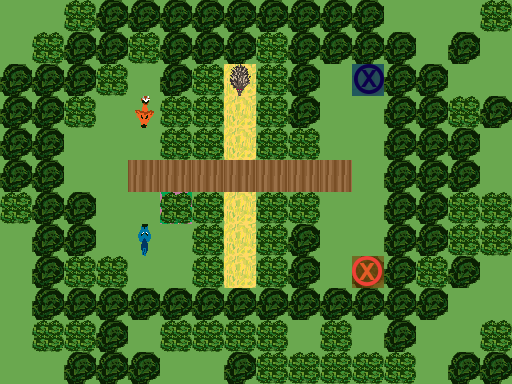

Below is a game level as drawn by its tile map, then a one-line description and the .tmx file that defines it, in full:
An orthogonal 16x12 tile map with 32x32 px tiles, 3 tile layers (Ground, Obstacles, Objects), 1 hidden layer not drawn.

<map version="1.0" orientation="orthogonal" renderorder="right-down" width="16" height="12" tilewidth="32" tileheight="32" nextobjectid="1">
 <tileset firstgid="1" name="TilesetPlaceholder" tilewidth="32" tileheight="32" tilecount="240" columns="10">
  <image source="../../../../Tileset.png" width="320" height="768" />
 </tileset>
 <layer name="Ground" width="16" height="12">
  <data encoding="csv">
1,1,1,1,1,1,1,1,1,1,1,1,1,1,1,1,
1,1,1,1,1,1,1,1,1,1,1,1,1,1,1,1,
1,1,1,1,1,1,1,2,1,1,1,1,1,1,1,1,
1,1,1,1,1,1,1,2,1,1,1,1,1,1,1,1,
1,1,1,1,1,1,1,2,1,1,1,1,1,1,1,1,
1,1,1,1,4,4,4,4,4,4,4,1,1,1,1,1,
1,1,1,1,1,3,1,2,1,1,1,1,1,1,1,1,
1,1,1,1,1,1,1,2,1,1,1,1,1,1,1,1,
1,1,1,1,1,1,1,2,1,1,1,1,1,1,1,1,
1,1,1,1,1,1,1,1,1,1,1,1,1,1,1,1,
1,1,1,1,1,1,1,1,1,1,1,1,1,1,1,1,
1,1,1,1,1,1,1,1,1,1,1,1,1,1,1,1
</data>
 </layer>
 <layer name="Obstacles" width="16" height="12">
  <data encoding="csv">
0,0,44,42,42,42,42,42,42,42,42,42,0,0,0,44,
0,44,42,42,44,42,42,42,44,42,42,42,42,0,42,0,
42,42,42,44,0,42,44,0,44,42,0,0,42,42,0,0,
42,42,44,0,0,44,44,0,44,42,0,0,42,42,44,42,
42,42,0,0,0,44,44,0,44,44,0,0,42,42,42,0,
42,42,0,0,0,0,0,0,0,0,0,0,42,42,42,0,
44,42,42,0,0,44,44,0,44,44,0,0,42,42,44,44,
0,42,42,0,0,0,44,0,44,42,0,0,42,42,44,44,
0,42,44,44,0,0,44,0,44,42,0,42,42,44,42,0,
0,42,42,42,42,42,42,42,42,42,42,42,42,42,0,0,
0,44,44,42,0,44,44,44,44,0,44,0,42,0,0,44,
0,0,42,42,42,0,0,42,44,44,44,44,44,0,42,42
</data>
 </layer>
 <layer name="Objects" width="16" height="12">
  <data encoding="csv">
0,0,0,0,0,0,0,0,0,0,0,0,0,0,0,0,
0,0,0,0,0,0,0,0,0,0,0,0,0,0,0,0,
0,0,0,0,0,0,0,3221225613,0,0,0,182,0,0,0,0,
0,0,0,0,3221225663,0,0,0,0,0,0,0,0,0,0,0,
0,0,0,0,0,0,0,0,0,0,0,0,0,0,0,0,
0,0,0,0,0,0,0,0,0,0,0,0,0,0,0,0,
0,0,0,0,0,0,0,0,0,0,0,0,0,0,0,0,
0,0,0,0,192,0,0,0,0,0,0,0,0,0,0,0,
0,0,0,0,0,0,0,0,0,0,0,181,0,0,0,0,
0,0,0,0,0,0,0,0,0,0,0,0,0,0,0,0,
0,0,0,0,0,0,0,0,0,0,0,0,0,0,0,0,
0,0,0,0,0,0,0,0,0,0,0,0,0,0,0,0
</data>
 </layer>
 <layer name="Solution" width="16" height="12" visible="0">
  <data encoding="csv">
0,0,0,0,0,0,0,0,0,0,0,0,0,0,0,0,
0,0,0,0,0,0,0,0,0,0,0,0,0,0,0,0,
0,0,0,0,0,0,0,0,0,0,0,0,0,0,0,0,
0,0,0,0,0,0,0,0,0,0,0,0,0,0,0,0,
0,0,0,0,0,0,0,0,0,0,0,0,0,0,0,0,
0,0,0,0,0,0,0,0,0,0,0,0,0,0,0,0,
0,0,0,0,0,0,0,0,0,0,0,0,0,0,0,0,
0,0,0,0,0,0,0,0,0,0,0,0,0,0,0,0,
0,0,0,0,0,0,0,0,0,0,0,0,0,0,0,0,
0,0,0,0,0,0,0,0,0,0,0,0,0,0,0,0,
0,0,0,0,0,0,0,0,0,0,0,0,0,0,0,0,
0,0,0,0,0,0,0,0,0,0,0,0,0,0,0,0
</data>
 </layer>
</map>
